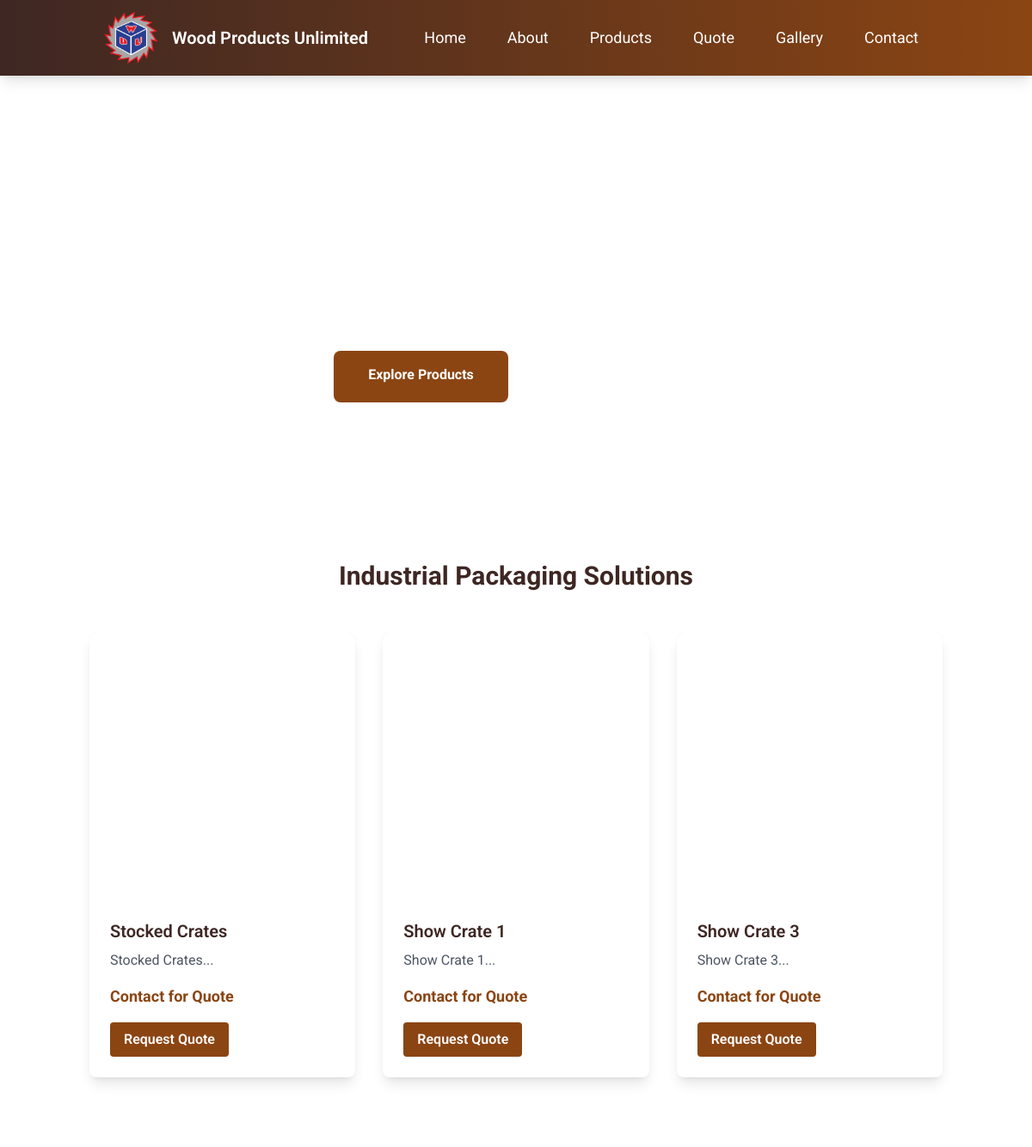
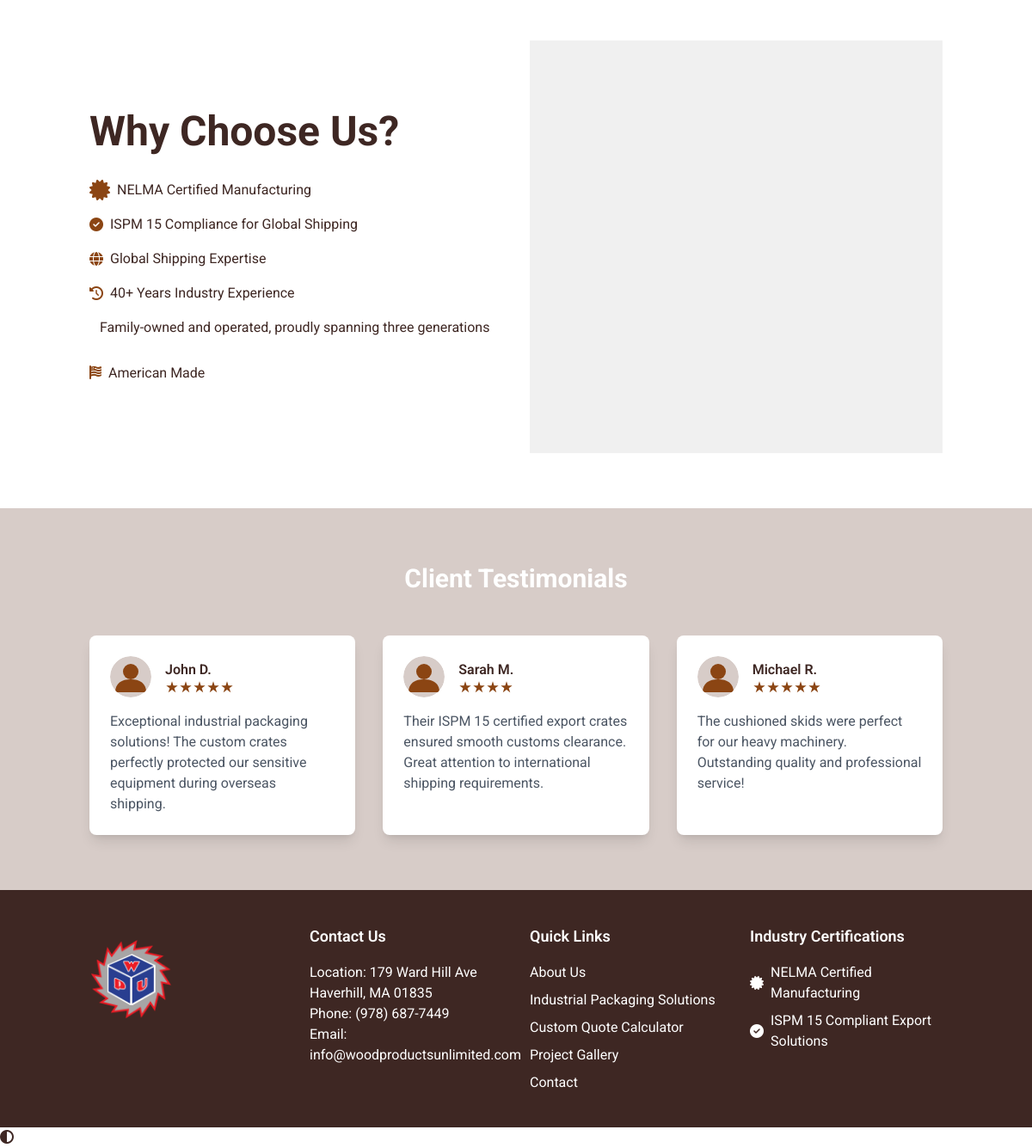
The page / on the database its author committed (2 pictures, top to bottom).
### models.py (models this page shows)
class Product(db.Model):
    id = db.Column(db.Integer, primary_key=True)
    name = db.Column(db.String(100), nullable=False)
    description = db.Column(db.Text, nullable=False)
    category = db.Column(db.String(50), nullable=False)
    package_type = db.Column(db.String(50), nullable=True)  # Added package_type field
    image_url = db.Column(db.String(200), nullable=False)
    price = db.Column(db.Float, nullable=False)
    created_at = db.Column(db.DateTime, default=datetime.utcnow)

class Testimonial(db.Model):
    id = db.Column(db.Integer, primary_key=True)
    client_name = db.Column(db.String(100), nullable=False)
    rating = db.Column(db.Integer, nullable=False)
    content = db.Column(db.Text, nullable=False)
    is_featured = db.Column(db.Boolean, default=False)
    created_at = db.Column(db.DateTime, default=datetime.utcnow)

### routes/public/routes.py (the view)
@public.route('/')
def index():
    try:
        print("Attempting to render index page")
        featured_products = Product.query.limit(3).all()
        testimonials = Testimonial.query.filter_by(is_featured=True).limit(3).all()
        print("Attempting to fetch featured products and testimonials...")
        print(f"Found {len(featured_products)} products and {len(testimonials)} testimonials")
        for idx, product in enumerate(featured_products):
            print(f"Product {idx + 1}:")
            print(f"  Name: {product.name}")
            print(f"  Description: {product.description}")
            print(f"  Image URL: {product.image_url}")
            print(f"  Category: {product.category}")
        for idx, testimonial in enumerate(testimonials):
            print(f"Testimonial {idx + 1}:")
            print(f"  Client Name: {testimonial.client_name}")
            print(f"  Rating: {testimonial.rating}")
            print(f"  Content: {testimonial.content}")
            print(f"  Featured: {testimonial.is_featured}")
        hero_variant = request.args.get('hero', '1')
        return render_template('index.html',
                             products=featured_products,
                             testimonials=testimonials,
                             hero_variant=hero_variant)
    except Exception as e:
        print(f"Error in index route: {str(e)}")
        return str(e), 500

### templates/index.html (shortened to what this page needs)
{% extends "base.html" %} {% block content %}
{% set hero_variant = request.args.get('hero', '2') %}
{% if hero_variant == '1' %}
<div class="bg-gradient-to-r from-wood-dark to-wood-brown text-white min-h-[300px] relative overflow-hidden">
    <div class="absolute inset-0 opacity-10 bg-pattern"></div>
    <div class="relative w-full">
        <div class="max-w-7xl mx-auto">
            <div class="grid grid-cols-1 md:grid-cols-2 min-h-[500px] relative">
                <div class="hero-content text-left flex flex-col justify-center z-10 space-y-6 px-6 py-12 md:py-16 md:px-12 lg:px-16">
                    <h1 class="text-3xl sm:text-4xl md:text-5xl font-bold leading-tight tracking-tight mb-4 hero-title">
                        Industrial Wood Packaging Solutions
                    </h1>
                    <p class="text-base sm:text-lg md:text-xl opacity-95 leading-relaxed font-medium max-w-xl hero-subtitle">
                        Custom-engineered wood packaging solutions for global
                        shipping and industrial applications
                    </p>
                    <div class="flex flex-col sm:flex-row gap-4 sm:space-x-4 mt-4">
                        <a href="/products"
                            class="bg-wood-brown hover:bg-wood-dark text-white font-bold py-3 px-8 rounded-lg transition duration-300 text-center">
                            View Solutions</a>
                        <a href="/quote"
                            class="border-2 border-white hover:bg-white hover:text-wood-dark text-white font-bold py-3 px-8 rounded-lg transition duration-300 text-center hero-cta">
                            Get Quote</a>
                    </div>
                </div>
                <div class="relative md:absolute md:right-0 md:top-0 h-[300px] md:h-full w-full md:w-[55%] xl:w-1/2">
                    <img src="/static/images/wood_crate.jpg" alt="Industrial Wood Packaging"
                        class="w-full h-full object-cover object-center" loading="eager"
                        fetchpriority="high" decoding="async" />
                </div>
            </div>
        </div>
    </div>
</div>
{% elif hero_variant == '2' %}
<div class="relative min-h-[500px] overflow-hidden">
    <div class="absolute inset-0">
        <img src="/static/images/wood_crate.jpg" alt="Industrial Wood Packaging"
            class="w-full h-full object-cover brightness-50" loading="eager" fetchpriority="high" decoding="async" />
    </div>
    <div class="relative max-w-7xl mx-auto px-4 py-24 flex items-center justify-center min-h-[500px]">
        <div class="text-center text-white space-y-6 max-w-3xl">
            <h1 class="text-4xl sm:text-5xl md:text-6xl font-bold leading-tight">
            </h1>
            <p class="text-xl sm:text-2xl opacity-90 mb-8">
            </p>
            <div class="flex flex-col sm:flex-row justify-center gap-4">
                <a href="/products"
                    class="bg-wood-brown hover:bg-wood-dark text-white font-bold py-4 px-10 rounded-lg transition duration-300">
                    Explore Products</a>
                <a href="/quote"
                    class="bg-transparent border-2 border-white hover:bg-white hover:text-wood-dark text-white font-bold py-4 px-10 rounded-lg transition duration-300">
                    Request A Quote</a>
            </div>
        </div>
    </div>
</div>
{% endif %}
<div class="container mx-auto px-4 py-16">
    <h2 class="text-3xl font-bold text-center mb-12">
        Industrial Packaging Solutions
    </h2>
    <div class="grid grid-cols-1 md:grid-cols-3 gap-8">
        {% if products %}
            {% for product in products %}
        <div class="product-card group bg-white rounded-lg shadow-lg overflow-hidden transform hover:-translate-y-1 transition-all duration-300 ease-in-out">
            <div class="relative">
                <img
                    src="{{ product.image_url }}"
                    class="w-full h-64 object-cover"
                    loading="lazy"
                    alt="{{ product.name }}"
                    decoding="async"
                />
                <div class="p-6">
                    <h5 class="text-xl font-semibold mb-2">
                        {{ product.name }}
                    </h5>
                    <p class="text-gray-600 mb-4">
                        {{ product.description[:100] }}...
                    </p>
                    <p class="text-wood-brown font-bold text-lg mb-4">
                        Contact for Quote
                    </p>
                    <a
                        href="/quote?package_type={{ product.package_type|default('') }}&name={{ product.name|urlencode }}&description={{ product.description|urlencode }}"
                        class="inline-block bg-wood-brown hover:bg-wood-dark text-white font-semibold py-2 px-4 rounded transition duration-300"
                        >Request Quote</a
                    >
                </div>
            </div>
        </div>
        {% endfor %}
        {% else %}
            <div class="col-span-3 text-center py-8">
                <p class="text-gray-600">No products available at the moment.</p>
            </div>
        {% endif %}
    </div>
</div>
<div class="container mx-auto px-4 py-16">
    <div class="grid grid-cols-1 md:grid-cols-2 gap-8 items-center">
        <div>
            <h2 class="text-5xl font-bold mb-8">Why Choose Us?</h2>
            <ul class="space-y-4">
                <li class="flex items-center">
                    <i class="fas fa-certificate text-wood-brown mr-2 text-2xl"></i>
                    NELMA Certified Manufacturing
                </li>
                <li class="flex items-center">
                    <i class="fas fa-check-circle text-wood-brown mr-2"></i>
                    ISPM 15 Compliance for Global Shipping
                </li>
                <li class="flex items-center">
                    <i class="fas fa-globe text-wood-brown mr-2"></i> Global
                    Shipping Expertise
                </li>
                <li class="flex items-center">
                    <i class="fas fa-history text-wood-brown mr-2"></i> 40+
                    Years Industry Experience
                </li>
                     Family-owned
                    and operated, proudly spanning three generations
                    <i class="fas fa-solid fa-flag-usa text-wood-brown mr-2"></i>American Made
            </ul>
        </div>
        <div>
        </div>
    </div>
</div>
<div class="bg-wood-accent bg-opacity-10 py-16">
    <div class="container mx-auto px-4">
        <h2 class="text-3xl font-bold text-center text-white mb-12">
            Client Testimonials
        </h2>
        <div class="grid grid-cols-1 md:grid-cols-3 gap-8">
            {% if testimonials %}
                {% for testimonial in testimonials %}
            <div
                class="testimonial-card group bg-white p-6 rounded-lg shadow-lg transform hover:-translate-y-1 transition-all duration-300 ease-in-out hover:shadow-xl"
            >
                <div class="flex items-center mb-4">
                    <img
                        src="/static/images/avatar-placeholder.svg"
                        alt="Client"
                        class="w-12 h-12 rounded-full mr-4"
                        decoding="async"
                    />
                    <div>
                        <h4 class="font-semibold text-wood-dark">
                            {{ testimonial.client_name }}
                        </h4>
                        <div class="flex">
                            {% for _ in range(testimonial.rating) %}
                            <img
                                src="/static/images/star.svg"
                                alt="star"
                                class="w-4 h-4"
                            />
                            {% endfor %}
                        </div>
                    </div>
                </div>
                <p class="text-gray-600">{{ testimonial.content }}</p>
            </div>
            {% endfor %}
            {% else %}
                <div class="col-span-3 text-center py-8">
                    <p class="text-gray-600">No testimonials available at the moment.</p>
                </div>
            {% endif %}
        </div>
    </div>
</div>
{% endblock %}

### rows shown on the page
Product: image_url (picture), name "Stocked Crates", description "Stocked Crates"
Product: image_url (picture), name "Show Crate 1", description "Show Crate 1"
Product: image_url (picture), name "Show Crate 3", description "Show Crate 3"
Testimonial: client_name "John D.", rating 5 (drawn), content "Exceptional industrial packaging solutions! The custom crates perfectly protected our sensitive equipment during overseas shipping."
Testimonial: client_name "Sarah M.", rating 4 (drawn), content "Their ISPM 15 certified export crates ensured smooth customs clearance. Great attention to international shipping requirements."
Testimonial: client_name "Michael R.", rating 5 (drawn), content "The cushioned skids were perfect for our heavy machinery. Outstanding quality and professional service!"
